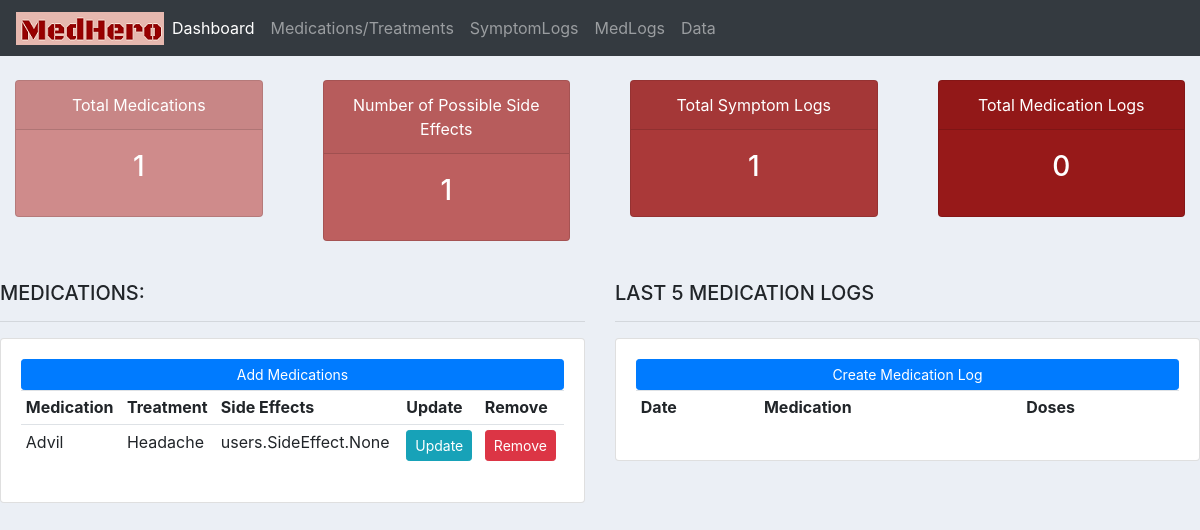
Before: / with the older database file.
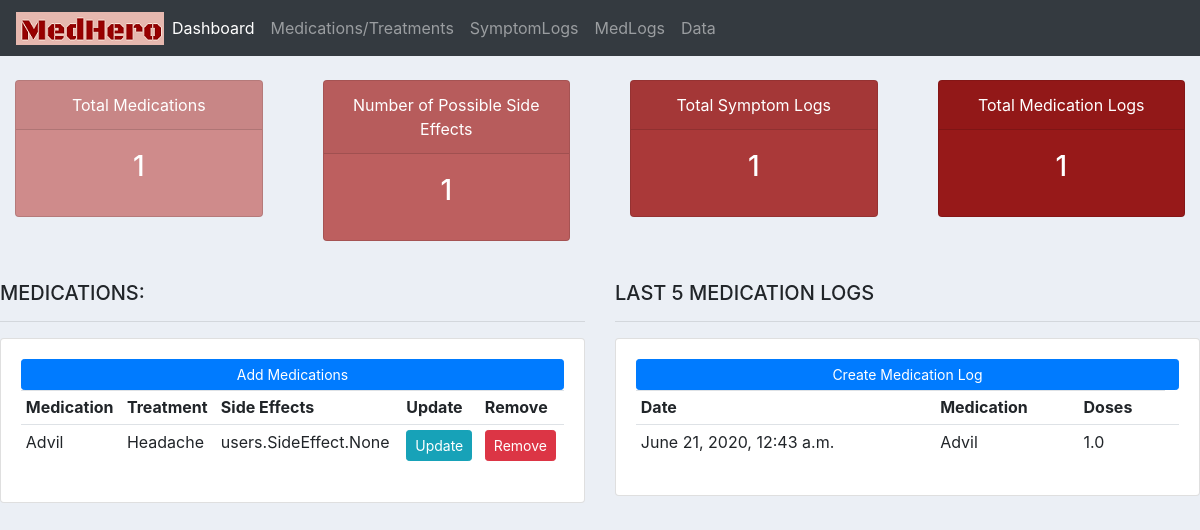
After: the same page with the newer database file.
### users/models.py (models this page shows, shortened)
class Medication(models.Model):
    name = models.CharField(max_length=200, null=True)
    treatment_for = models.CharField(max_length=200, null=True)
    side_effects = models.ManyToManyField(SideEffect)
    dosage = models.CharField(max_length=200, null=True)
    def __str__(self):
        return self.name

class MedLog(models.Model):
    customer = models.ForeignKey(Customer, null = True, on_delete=models.SET_NULL)
    medication = models.ForeignKey(Medication, null = True, on_delete=models.SET_NULL)
    date_created = models.DateTimeField(auto_now_add=True, null=True)
    number_of_doses = models.FloatField(null=True)

### users/views.py (the view)
# urls.py: path('', views.home, name="home"),
def home(request):
    medications = Medication.objects.all() #change later
    medications_count = medications.count()
    side_effects_count =0
    for med in medications:
        side_effects_count = side_effects_count + med.side_effects.count()
    logs = MedLog.objects.all() #change later
    symptomlogs_count = SymptomLog.objects.all().count() #change later
    medlogs_count = MedLog.objects.all().count() #change later
    context = {'medications_count': medications_count, 'side_effects_count': side_effects_count,
    'symptomlogs_count': symptomlogs_count, 'medlogs_count': medlogs_count, 'medications': medications, 'logs': logs}
    return render(request, 'users/dashboard.html',context)

### users/templates/users/dashboard.html
{% extends 'users/main.html' %}
{% block content %}
{% include 'users/status.html' %}
<br>
<div class="row">
	<div class="col-md-6">
		<h5>MEDICATIONS:</h5>
		<hr>
		<div class="card card-body">
			<a class="btn btn-primary  btn-sm btn-block" href="">Add Medications</a>
			<table class="table table-sm">
				<tr>
					<th>Medication</th>
					<th>Treatment</th>
					<th>Side Effects</th>
					<th>Update</th>
					<th>Remove</th>
				</tr>
				{% for i in medications%}
				<tr>
					<td>{{i.name}}</td>
					<td>{{i.treatment_for}}</td>
					<td>{{i.side_effects}}</td>
					<td><a class = "btn btn-sm btn-info" href="">Update</a></td>
					<td><a class = "btn btn-sm btn-danger" href="">Remove</a></td>
				</tr>
				{% endfor%}
			</table>
		</div>
	</div>
	<div class="col-md-6">
		<h5>LAST 5 MEDICATION LOGS</h5>
		<hr>
		<div class="card card-body">
			<a class="btn btn-primary  btn-sm btn-block" href="{% url 'create_medlog' %}">Create Medication Log</a>
			<table class="table table-sm">
				<tr>
					<th>Date</th>
					<th>Medication</th>
					<th>Doses</th>
				</tr>
				{% for i in logs%}
				<tr>
					<td>{{i.date_created}}</td>
					<td>{{i.medication}}</td>
					<td>{{i.number_of_doses}}</td>
					<td>{{i.durarion_in_hours}}</td>
				</tr>
				{% endfor%}
			</table>
		</div>
	</div>
</div>
{% endblock %}

Changed rows visible on the page:
added MedLog: date_created "June 21, 2020, 12:43 a.m.", medication "Advil", number_of_doses "1.0"
Other visible differences:
{{ medlogs_count }}: "0" → "1"
